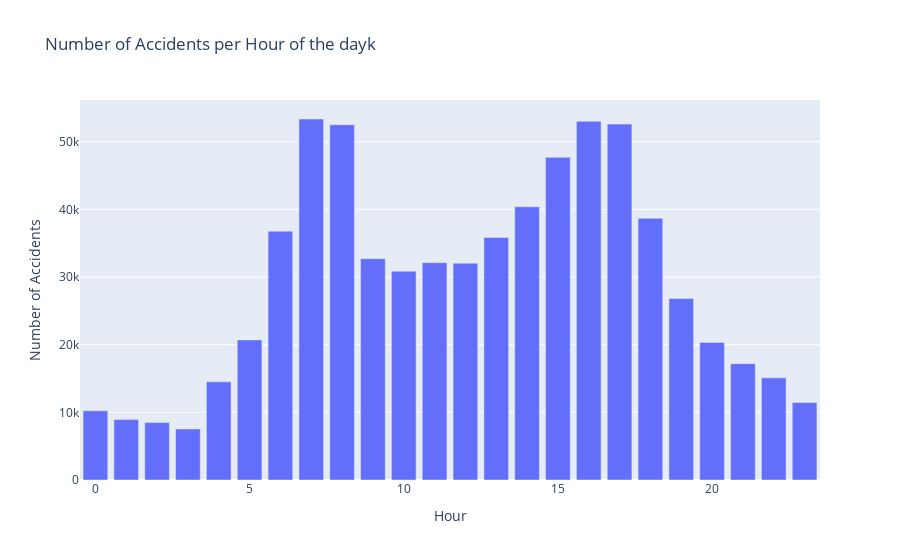

Notebook code cell kept with this figure:
### Code cell
# number of accidents by Hour of the day

# Create a bar chart
fig = px.bar(
            df, 
            
             #daylyofweek
             x=Howrly_counts.index, 
             y=Howrly_counts.values,
            
             labels={'x': 'Hour', 'y': 'Number of Accidents'},
             title='Number of Accidents per Hour of the dayk',
)

# Show the figure
fig.show()

### Figure 1 — Plotly figure (JSON) as saved in the notebook; plotly's stock layout.template omitted (floating-point values rounded to 4 significant figures)
{"data": [{"alignmentgroup": "True", "hovertemplate": "Hour=%{x}<br>Number of Accidents=%{y}<extra></extra>", "legendgroup": "", "marker": {"color": "#636efa", "pattern": {"shape": ""}}, "name": "", "offsetgroup": "", "orientation": "v", "showlegend": false, "textposition": "auto", "type": "bar", "x": [0, 1, 2, 3, 4, 5, 6, 7, 8, 9, 10, 11, 12, 13, 14, 15, 16, 17, 18, 19, 20, 21, 22, 23], "xaxis": "x", "y": [10218, 8930, 8484, 7550, 14510, 20706, 36780, 53360, 52510, 32716, 30870, 32120, 32048, 35850, 40391, 47690, 53024, 52611, 38686, 26845, 20341, 17194, 15102, 11464], "yaxis": "y"}], "layout": {"barmode": "relative", "legend": {"tracegroupgap": 0}, "title": {"text": "Number of Accidents per Hour of the dayk"}, "xaxis": {"anchor": "y", "domain": [0, 1], "title": {"text": "Hour"}}, "yaxis": {"anchor": "x", "domain": [0, 1], "title": {"text": "Number of Accidents"}}}}
